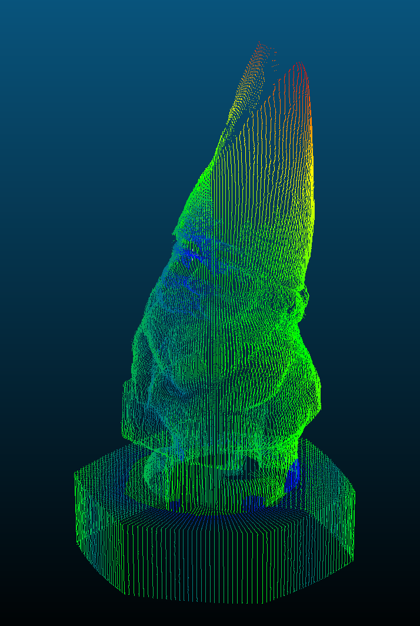
#> input picture docs/error_map_front.png, 420 x 626 px, given in place of Reference.png, which was not available
$ python make_gifs.py
#> lines starting #> are read from the running program, lines starting #| are printed output that depends on the picture; after the words box and inside, x2 and y2 are one past the last pixel; in counts of white or black regions, pixels touching at a corner belong together; pictures that were not available may be replaced by others from this repository, and a replacement may not be noted
### reconstruct.py
#!/usr/bin/env python3
"""
3D Point Cloud Reconstruction via Laser Triangulation
Computer vision course project
"""

import cv2
import numpy as np
from pathlib import Path
import os

# ─────────────────────────── constants ───────────────────────────────

DATA   = Path("data")
OUTPUT = "output.xyz"

N_FRAMES = 180

K = np.array([[720.,  0., 360.],
              [  0., 720., 640.],
              [  0.,   0.,   1.]], dtype=np.float64)
K_INV = np.linalg.inv(K)

HEX_R     = 25.0   # mm  circumradius
HEX_Z_TOP =  0.0   # mm  top face  (origin = turntable top surface, matching GT)
HEX_Z_BOT = -15.0  # mm  bottom face

# ─────────────────────────── Phase 1: calibration ─────────────────────

def calibrate(save_debug=True):
    """
    Returns R_cw (3×3), t_cw (3,) and laser_ab (a,b) where ax+by=0 is
    the laser plane.
    """
#> called with save_debug = False
    ref = cv2.imread(str(DATA / "Reference.png"))
#> ref is the input picture: shape (626, 420, 3); mean B, G, R 65.8, 62.4, 7.1
    assert ref is not None, "Reference.png not found"

    # ── 1a. camera extrinsics via solvePnP ──────────────────────────
    #
    # Six hexagon corners picked by hand with pick_calibration_pts.py:
    # four top-face corners (Z=0) at θ=60°, 0°, 300°, 240° and two
    # bottom-face corners (Z=-15) at θ=300°, 240°.
    #
    s60 = HEX_R * np.sin(np.radians(60))   # 21.651 mm
    c60 = HEX_R * np.cos(np.radians(60))   # 12.5   mm

    image_pts = np.array([
        [471.0,  871.0],   # θ=60°  top    → ( 12.5,  21.65,   0)
        [648.0,  912.0],   # θ=0°   top    → ( 25.0,   0.0,    0)
        [573.0,  978.0],   # θ=300° top    → ( 12.5, -21.65,   0)
        [225.0,  986.0],   # θ=240° top    → (-12.5, -21.65,   0)
        [573.0, 1185.0],   # θ=300° bottom → ( 12.5, -21.65, -15)
        [224.0, 1197.0],   # θ=240° bottom → (-12.5, -21.65, -15)
    ], dtype=np.float64)

    world_pts = np.array([
        [ c60,   s60,  HEX_Z_TOP],
        [ HEX_R, 0.0,  HEX_Z_TOP],
        [ c60,  -s60,  HEX_Z_TOP],
        [-c60,  -s60,  HEX_Z_TOP],
        [ c60,  -s60,  HEX_Z_BOT],
        [-c60,  -s60,  HEX_Z_BOT],
    ], dtype=np.float64)

    ok, rvec, tvec = cv2.solvePnP(
        world_pts, image_pts, K, None,
        flags=cv2.SOLVEPNP_ITERATIVE
    )
    assert ok, "solvePnP failed"

    R_cw, _ = cv2.Rodrigues(rvec)
    t_cw    = tvec.ravel()

    # reprojection error
    proj, _ = cv2.projectPoints(world_pts, rvec, tvec, K, None)
    err = float(np.linalg.norm(proj.reshape(-1,2) - image_pts, axis=1).mean())
    print(f"  PnP reprojection error: {err:.2f} px")

    cam_world = (-R_cw.T @ t_cw)
    print(f"  Camera center in world: {cam_world.round(1)} mm")

    # ── 1b. laser-plane calibration ─────────────────────────────────
    #
    # The laser is visible on the turntable TOP face (Z=0) in
    # Reference.png.  Unproject each centroid to Z=0 and fit ax+by=0.
    #
    b_ch, g_ch, r_ch = cv2.split(ref)
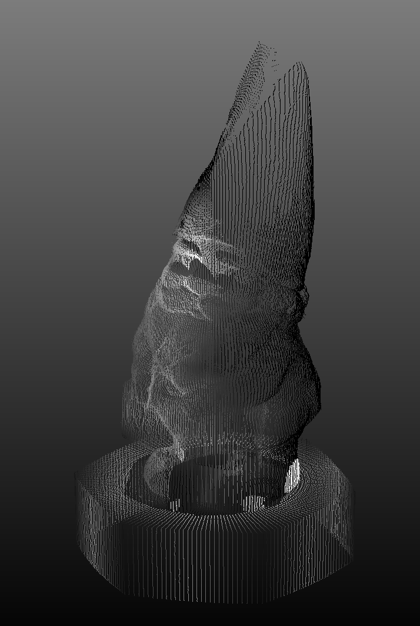
#> b_ch: shape (626, 420); min 0, max 255, mean 65.8
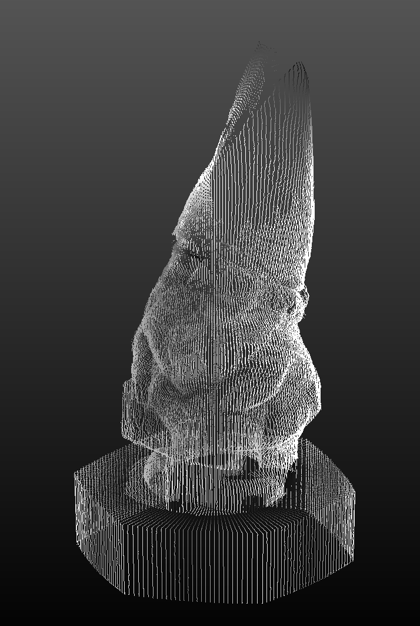
#> g_ch: shape (626, 420); min 0, max 255, mean 62.4
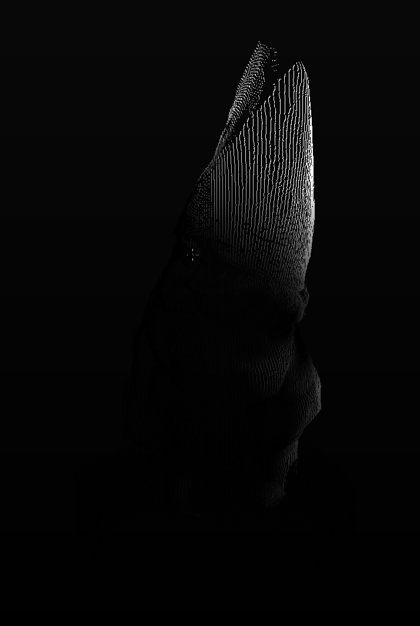
#> r_ch: shape (626, 420); min 0, max 255, mean 7.1
    green_excess = (g_ch.astype(np.int32)
                    - np.maximum(r_ch, b_ch).astype(np.int32))
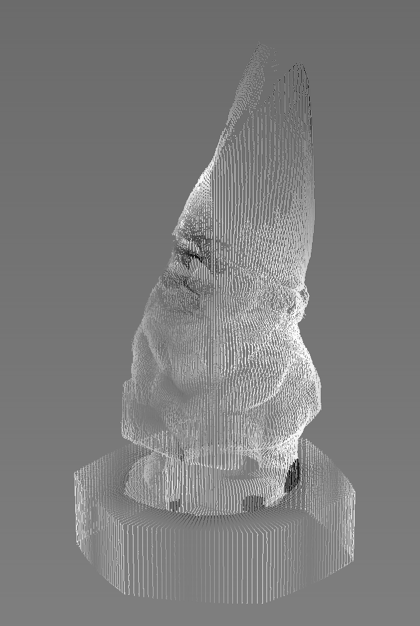
#> green_excess: shape (626, 420) int32; min -255, max 255, mean -5; drawn with min black and max white
    laser_mask = (green_excess > 30) & (g_ch > 80)
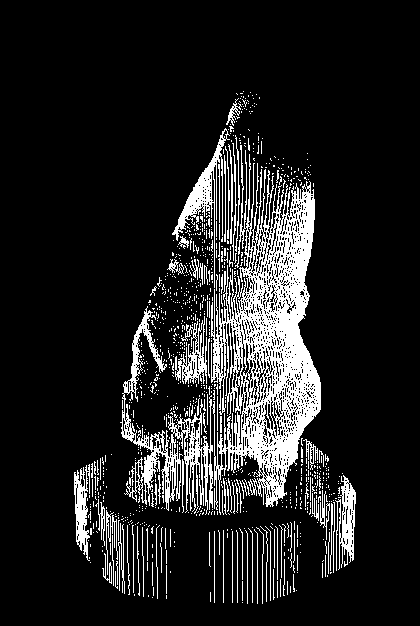
#> laser_mask: shape (626, 420) bool; 13.1% white; 951 white regions (852 under 20 px), largest, box (x1, y1, x2, y2) and area: (211, 145, 321, 515) 17690, (120, 306, 213, 515) 4324, (172, 128, 230, 288) 1529

    top_xy = []
    for col in range(ref.shape[1]):  # 0..719
        rows = np.where(laser_mask[:, col])[0]
        if len(rows) < 2:
            continue
        w = g_ch[rows, col].astype(np.float64)
        row = float(np.average(rows, weights=w))

        pix_dir = K_INV @ np.array([col, row, 1.0])
        ray_dir = R_cw.T @ pix_dir            # in world coords
        dz = ray_dir[2]
        if abs(dz) < 1e-9:
            continue
        lam = (HEX_Z_TOP - cam_world[2]) / dz
        if lam < 0:
            continue
        pt = cam_world + lam * ray_dir

        # keep only points inside the turntable top face
        if np.hypot(pt[0], pt[1]) < HEX_R + 5.0:
            top_xy.append(pt[:2])
#> after the loop, top_xy = []

    top_xy = np.array(top_xy)
#> top_xy = empty array
    print(f"  Laser top-face points for plane fit: {len(top_xy)}")
#|   Laser top-face points for plane fit: 0

    # fit line through origin: smallest right-singular vector of top_xy
#> (the run stopped early here; a loop or call above may not have finished)

$ run again, on docs/error_map_side.png
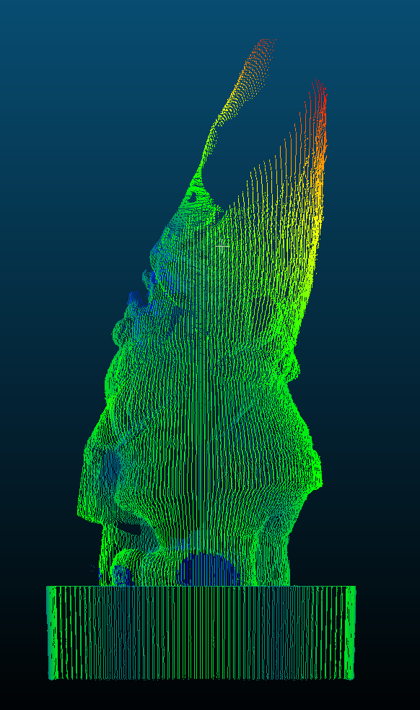
#> input picture docs/error_map_side.png, 420 x 710 px, given in place of Reference.png, which was not available
#> in calibrate, ref is the input picture: shape (710, 420, 3); mean B, G, R 60, 66.5, 8.1
#> in calibrate, `green_excess = (g_ch.astype(np.int32) - np.maximum(r_ch, b_ch).astype(..`:
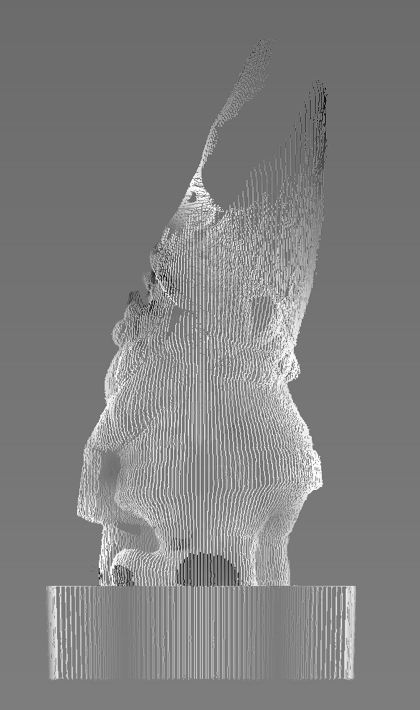
#> green_excess: shape (710, 420) int32; min -251, max 255, mean 3.5; drawn with min black and max white
#> in calibrate, `laser_mask = (green_excess > 30) & (g_ch > 80)`:
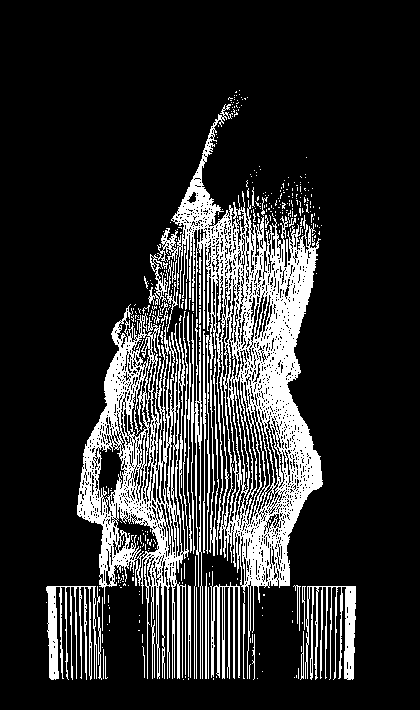
#> laser_mask: shape (710, 420) bool; 17.4% white; 354 white regions (312 under 20 px), largest, box (x1, y1, x2, y2) and area: (148, 104, 323, 679) 25832, (77, 304, 189, 679) 14944, (305, 586, 356, 680) 2237
#> the loop in calibrate, `for col in range(ref.shape[1]):` made 420 passes
#> (row, pix_dir, ray_dir, dz, lam) on passes 49 to 51: (611, [-0.433, -0.0403, 1], [-0.449, 0.978, 0.177], 0.177, -100.5), (629.8, [-0.432, -0.0141, 1], [-0.448, 0.982, 0.151], 0.151, -117.9), (631.3, [-0.431, -0.0121, 1], [-0.446, 0.982, 0.149], 0.149, -119.4)
#> after the loop in calibrate, `for col in range(ref.shape[1]):`: top_xy = []
#> in calibrate, `top_xy = np.array(top_xy)`: top_xy = empty array
#|   Laser top-face points for plane fit: 0

$ run again, on docs/error_map_top.png
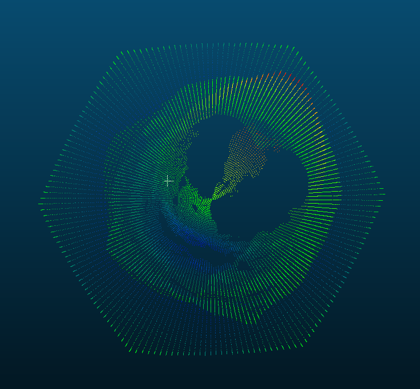
#> input picture docs/error_map_top.png, 420 x 389 px, given in place of Reference.png, which was not available
#> in calibrate, ref is the input picture: shape (389, 420, 3); mean B, G, R 72.7, 54.6, 5.6
#> in calibrate, `green_excess = (g_ch.astype(np.int32) - np.maximum(r_ch, b_ch).astype(..`:
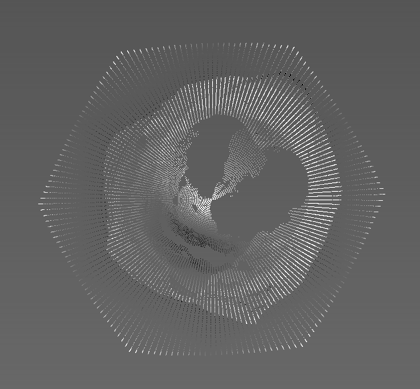
#> green_excess: shape (389, 420) int32; min -150, max 190, mean -18.4; drawn with min black and max white
#> in calibrate, `laser_mask = (green_excess > 30) & (g_ch > 80)`:
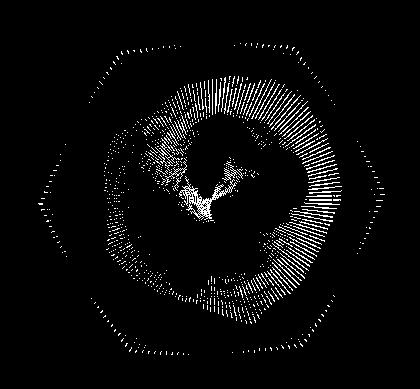
#> laser_mask: shape (389, 420) bool; 4% white in thin lines or dots, all inside (x1, y1, x2, y2) = (38, 43, 385, 355)
#> the loop in calibrate, `for col in range(ref.shape[1]):` made 420 passes
#> (rows, w, row, pix_dir, ray_dir, dz, lam) on passes 40 to 42: ([203, 204], [122, 96], 203.4, [-0.446, -0.606, 1], [-0.454, 0.903, 0.738], 0.738, -24.07), ([203, 204], [119, 94], 203.4, [-0.444, -0.606, 1], [-0.452, 0.903, 0.738], 0.738, -24.07), ([198, 203, 204, 209, 210], [137, 118, 93, 114, 139], 204.8, [-0.443, -0.604, 1], [-0.451, 0.904, 0.736], 0.736, -24.13)
#> after the loop in calibrate, `for col in range(ref.shape[1]):`: top_xy = []
#> in calibrate, `top_xy = np.array(top_xy)`: top_xy = empty array
#|   Laser top-face points for plane fit: 0
